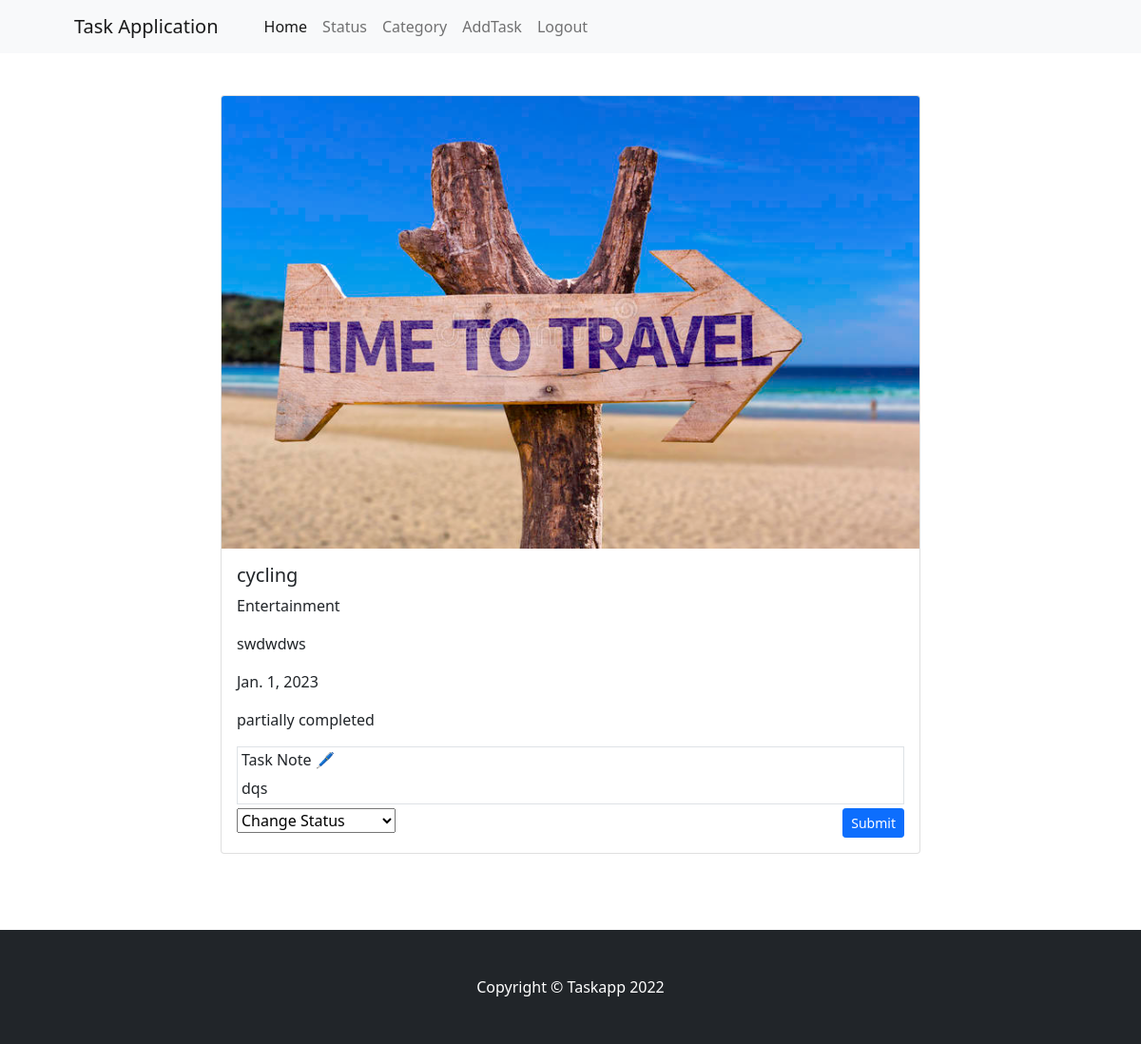
The page /todo/cycling-2023-01-01/details/ (signed in) on the database its author committed.
### taskapp/models.py (models this page shows, shortened)
class Todos(models.Model):
    todo_task = models.ForeignKey(Tasks, on_delete=models.CASCADE, related_name='new_todo')
    todo_status = models.ForeignKey(TaskStatus, on_delete=models.CASCADE,
                                    null=True, blank=True, related_name='todo_stat_info')
    todo_note = models.CharField(max_length=10000, null=True, blank=True)
    slug = models.SlugField(max_length=1000, null=True, blank=True)

class Tasks(models.Model):
    task_name = models.CharField(max_length=120)
    description = models.CharField(max_length=500)
    task_category = models.ForeignKey(Category, on_delete=models.CASCADE)
    task_image = models.ImageField(upload_to='task_images')
    needed_time = models.DateField()
    added_date = models.DateField(null=True, blank=True, auto_now_add=True)
    is_active = models.BooleanField(default=False)

### categoryapp/models.py (models this page shows, shortened)
class Category(models.Model):
    cat_name = models.CharField(max_length=120)
    cat_image = models.ImageField(upload_to='category_images')

### taskstatusapp/models.py (models this page shows)
class TaskStatus(models.Model):
    stat_name = models.CharField(max_length=120)
    color_choices = (('lawngreen', 'lawngreen'),
                     ('blue', 'blue'),
                     ('yellow', 'yellow'),
                     ('green', 'green'),
                     ('red', 'red'),
                     ('grey', 'grey'),
                     ('orange', 'orange'),
                     ('pink', 'pink'),
                     ('teal', 'teal'),
                     ('black', 'black'),
                     ('aqua', 'aqua'))
    stat_color = models.CharField(max_length=20, choices=color_choices)
    def __str__(self):
        return self.stat_name

### taskapp/views.py (the view)
# urls.py: path('todo/<str:slug>/details/', views.TodoDetailsView.as_view(), name="todo-todo-details"),
@method_decorator(login_required, name='dispatch')
class TodoDetailsView(View):
    def get(self, request,  slug):
        status_list = []
        todo = Todos.objects.get(slug=slug)
        for i in TaskStatus.objects.all().order_by("id"):
            status_list.append(i.stat_name)
        return render(request, 'todo_details.html', {'todo_detail': todo, 'status_list': status_list})

### taskapp/templates/todo_details.html (shortened to what this page needs)
{%extends 'base.html'%}
{%block body_block%}
  <div class="container">
    <div class="row" >
      <div class="col-2"></div>
      <div class="col-8" style="margin-top: 100px; margin-bottom: 80px;">
        <div class="card" style="width: 100%;">
          <img src="{{todo_detail.todo_task.task_image.url}}" class="card-img-top" alt="...">
          <div class="card-body">
            <h5 class="card-title">{{todo_detail.todo_task.task_name}}</h5>
            <p class="card-text">{{todo_detail.todo_task.task_category.cat_name}}</p>
            <p class="card-text">{{todo_detail.todo_task.description}}</p>
            <p class="card-text">{{todo_detail.todo_task.needed_time}}</p>
              <p class="card-text">{{todo_detail.todo_status}}</p>
            <div class="border p-1 mb-1">
                <h6>Task Note &#128394;</h6>
                <p class="card-text">{{todo_detail.todo_note}}</p>
            </div>
            <form action="{%url 'todo-todo-update' todo_detail.slug%}" method="post">
                <div class="d-flex justify-content-between" style="width: 100%;">
                        <div>
                            <select name="status_change" id="">
                                <option value="">Change Status</option>
                            </select>
                        </div>
                        <div>
                            <input type="submit" class="btn btn-sm btn-primary">
                        </div>
                </div>
            </form>
          </div>
        </div>
      </div>
      <div class="col-2"></div>
    </div>
  </div>
{%endblock%}

### rows shown on the page
Todos: todo_task.task_image (picture), todo_task.task_name "cycling", todo_task.task_category.cat_name "Entertainment", todo_task.description "swdwdws", todo_task.needed_time "Jan. 1, 2023", todo_status "partially completed", todo_note "dqs"
